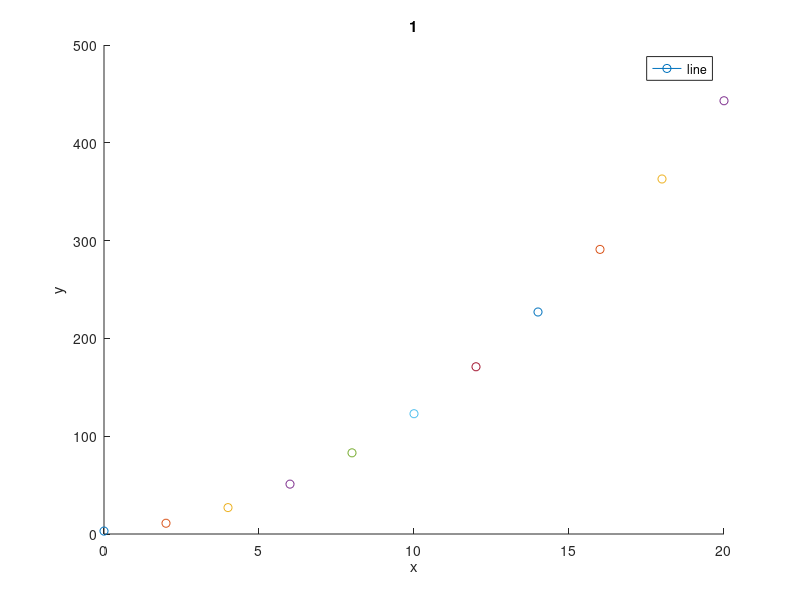
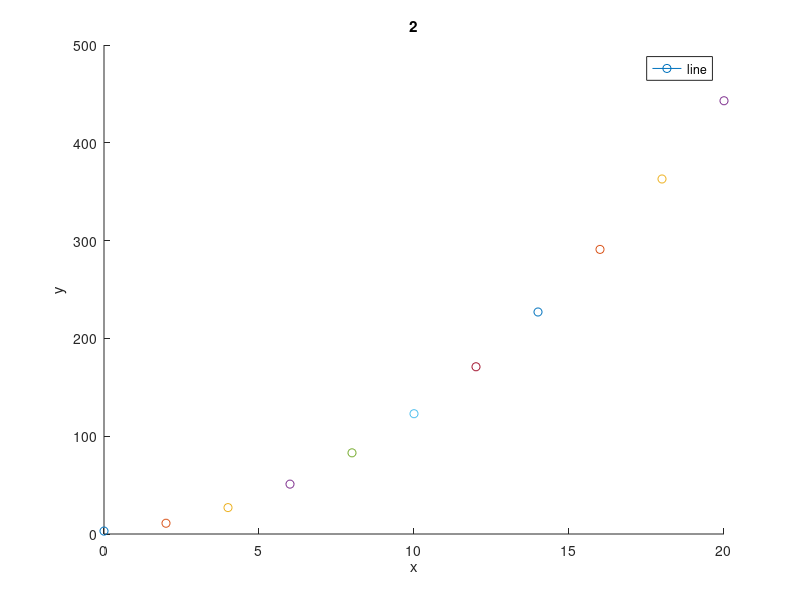

MATLAB code to generate these figures, in order:
%1. Manually Plotting Points Using Loops
%a. Sequentially plot each point of the equation 𝑥􏰂 + 2𝑥 + 3 over the range 0 − 20,
%incrementing the range by 2 each time, using:
%i. A for loop
%ii. A while loop
%Make sure to plot the points on separate figures. Give each figure a title, legend, and labels.
%b. Compare the output of the two methods used to create the plots. Are they the same? Are they different? Which method is best for accomplishing this task?

figure (1)
hold on;
for x=0:2:20
    y=(x^2)+(2*x)+3;
    plot(x,y,'-o');
end
hold off;
xlabel('x');
ylabel('y');
legend('line');
title('1');

figure (2)
hold on;
x=0;
while x<=20
    y=(x^2)+(2*x)+3;
    plot(x,y,'-o');
    x=x+2;
end
hold off;
xlabel('x');
ylabel('y');
legend('line');
title('2');

%2. Calculating Simple Investments
%Given an initial investment of $200, and a yearly compound interest rate of 15%, 
%display to the user how many years it will take for their initial investment to reach $1000.

x=200;
count = 0;
while x<=1000
    x= x + (x * 0.15);
    count = count+1;
end
disp([num2str(x)]);
disp([num2str(count)]);

%3. Implementing a Dot Operation, Yourself!
%a. Square each of the values in the array [2, 4, ... , 18, 20] using a for loop. Display
%the array before squaring, then display the new array, to the user.
%(HINT: remember indexing? What if you could repeatedly increase the index by 1? What would that allow you to do? What would be the limits of your index?)

arr = 2:2:20;
for i = 1:10
    arr(i) = arr(i)^2;
end
disp(arr);
